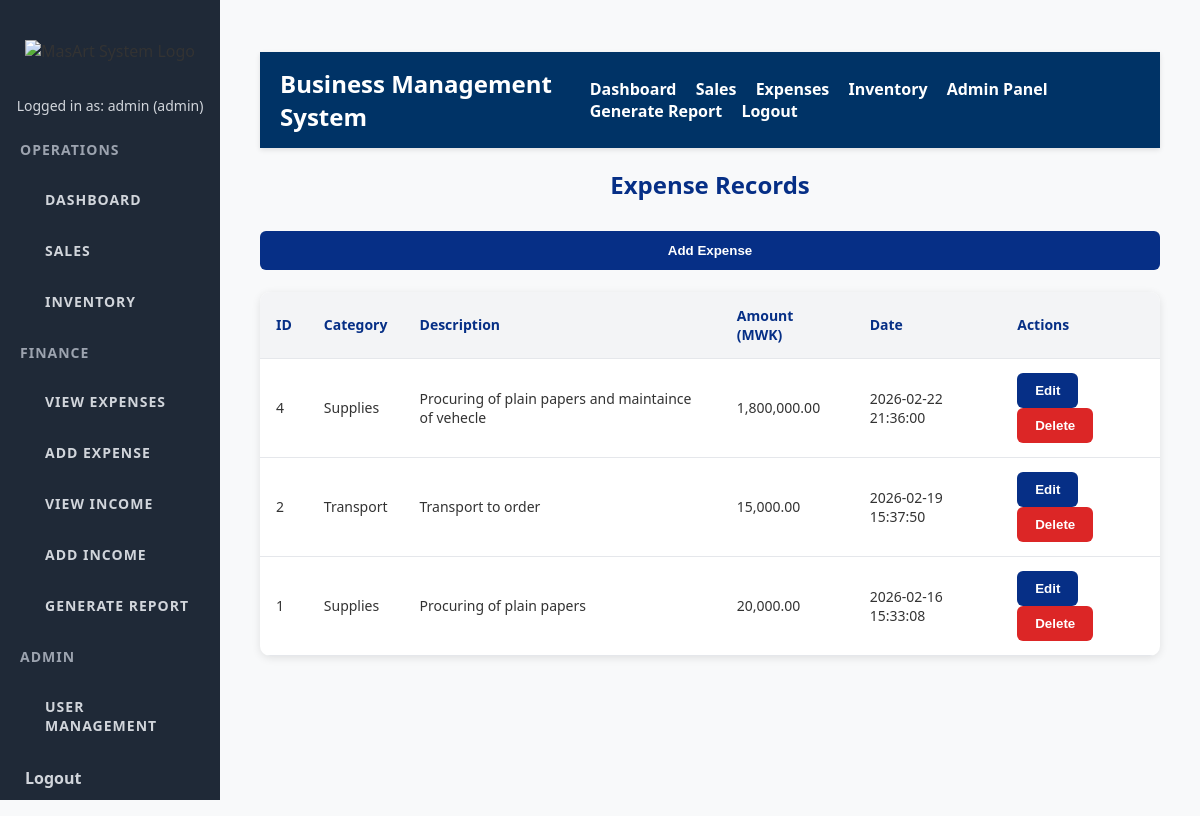
/expenses (signed in), run on the app's committed database.
### tables this page shows
CREATE TABLE expenses (
                id INTEGER PRIMARY KEY AUTOINCREMENT,
                category TEXT NOT NULL,
                description TEXT,
                amount REAL NOT NULL,
                date TEXT DEFAULT CURRENT_TIMESTAMP
            );

### app.py (the view)
@app.route('/expenses')
def view_expenses():
    if 'user' not in session:
        return redirect(url_for('login'))
    with get_db_connection() as conn:
        cursor = conn.cursor()
        cursor.execute("SELECT * FROM expenses ORDER BY date DESC")
        expenses_list = cursor.fetchall()
    return render_template('expenses.html', expenses=expenses_list)

### app.py (called while the page is built)
def get_db_connection():
    conn = sqlite3.connect(DATABASE, timeout=10)  # Added timeout to avoid database lock errors
    conn.row_factory = sqlite3.Row  # This allows us to access columns by name
    return conn

### templates/expenses.html (shortened to what this page needs)
{% extends "base.html" %}
{% block content %}
<h2>Expense Records</h2>
<a href="{{ url_for('add_expense') }}">
    <button class="btn-primary">Add Expense</button>
</a>
<br><br>
<div class="table-container">
    <table>
        <thead>
            <tr>
                <th>ID</th>
                <th>Category</th>
                <th>Description</th>
                <th>Amount (MWK)</th>
                <th>Date</th>
                <th>Actions</th>
            </tr>
        </thead>
        <tbody>
        {% for expense in expenses %}
            <tr>
                <td>{{ expense[0] }}</td>
                <td>{{ expense[1] }}</td>
                <td>{{ expense[2] }}</td>
                <td>{{ "{:,.2f}".format(expense[3]) }}</td>
                <td>{{ expense[4] }}</td>
                <td>
                    <a href="{{ url_for('edit_expense', expense_id=expense[0]) }}">
                        <button class="btn-warning">Edit</button>
                    </a>
                   <form action="{{ url_for('delete_expense', expense_id=expense[0]) }}"
                    method="POST"
                    style="display:inline;"
                    onsubmit="return confirm('Are you sure you want to delete this expense?');">
                    <button type="submit" class="btn-delete">
                        Delete
                    </button>
                </form>
            </tr>
        {% endfor %}
        </tbody>
    </table>
</div>
{% endblock %}

### static/style.css (style rules this page uses)
body { margin: 0; font-family: 'Segoe UI', Tahoma, Geneva, Verdana, sans-serif; background: #f8f9fa; color: #333; }
table { width: 100%; border-collapse: collapse; background: white; border-radius: 10px; overflow: hidden; box-shadow: 0 2px 8px rgba(0,0,0,0.1); }
th, td { padding: 14px 16px; border-bottom: 1px solid #e5e7eb; font-size: 14px; }
th { background-color: #f3f4f6; font-weight: 600; color: #062f86; text-align: left; }
button, .add-sale-btn, .btn-pdf { background-color: #062f86; color: white; padding: 10px 18px; border: none; border-radius: 6px; font-weight: 600; cursor: pointer; transition: background-color 0.25s ease; display: inline-block; text-align: center; text-decoration: none; }
button.btn-primary { width: 100%; margin-top: 15px; }
h2 { color: #062f86; margin-bottom: 15px; text-align: center; }
.btn-primary { margin-top: 25px; background-color: #062f86; color: white; border: none; padding: 12px 0; font-weight: 700; border-radius: 6px; cursor: pointer; transition: background-color 0.3s ease; }
button.btn-delete { background-color: #dc2626 !important; color: white; }

### data on the page
expenses: id "4", category "Supplies", description "Procuring of plain papers and maintaince of vehecle", amount "1,800,000.00", date "2026-02-22 21:36:00"
expenses: id "2", category "Transport", description "Transport to order", amount "15,000.00", date "2026-02-19 15:37:50"
expenses: id "1", category "Supplies", description "Procuring of plain papers", amount "20,000.00", date "2026-02-16 15:33:08"

### other printed values
{{ session['user'] }} "admin"
{{ session['role'] }} "admin"
